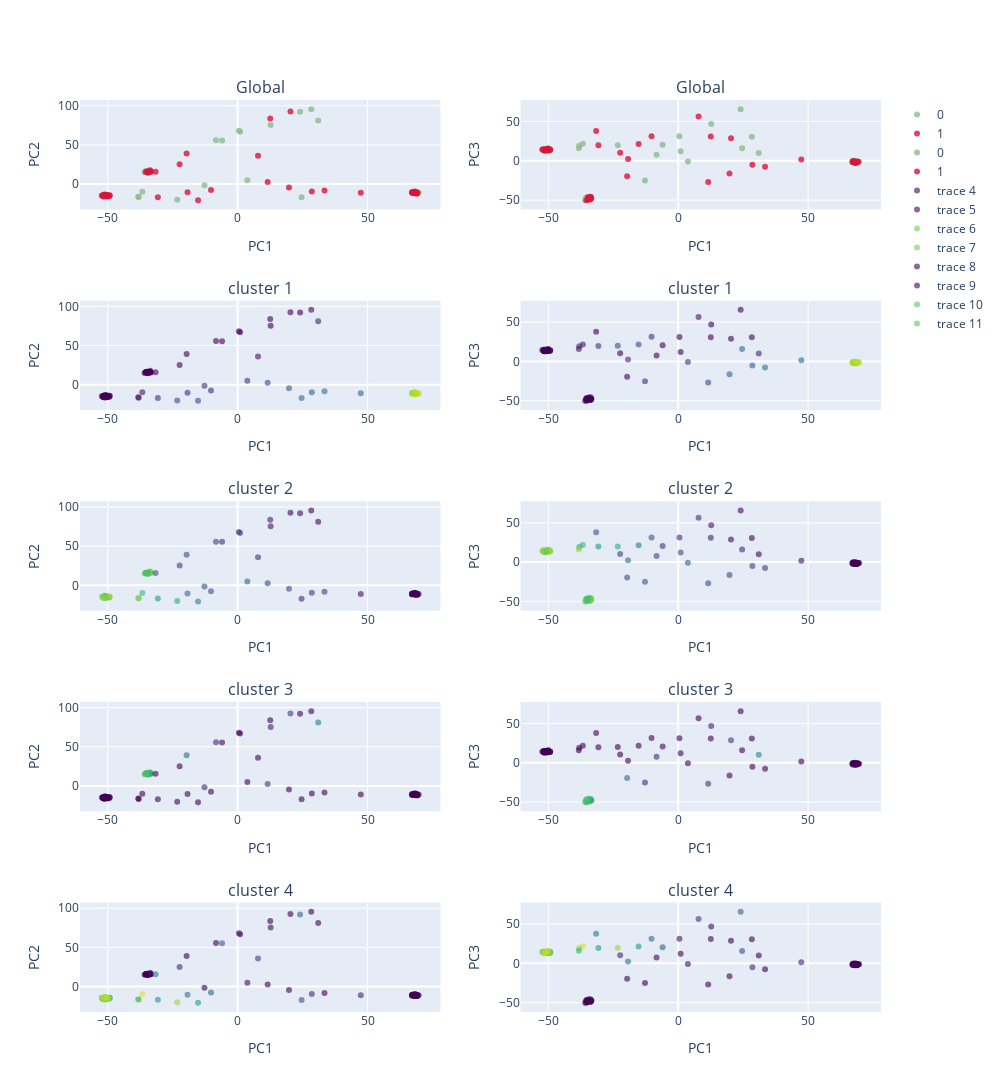

Write notebook code for a chart like this one.
### Code cell
from plotly import tools
from structure_tools.mstutorial_tools import KDE_pca

KDE_pca(feats= feats,Cameo= Cameo,label_vector= label_vector,Subset= Subset, 
       Col_vec= PCA_color_ref)

### Figure 1 — Plotly figure (JSON) as saved in the notebook; plotly's stock layout.template omitted (floating-point values rounded to 4 significant figures; data arrays with more than 128 entries replaced by an {"elided": "..."} marker saying what was removed)
{"data": [{"marker": {"color": "darkseagreen", "line": {"width": 0}, "opacity": 0.8, "size": 6, "symbol": "circle"}, "mode": "markers", "name": "0", "type": "scatter", "x": [-50.12, -50.19, -51.43, -51.61, -50.67, -49.35, -51.47, -50.62, -51.22, -51.3, -51.57, -50.28, -49.99, -50.8, -51.83, -51.13, -51.6, -51.82, -51.19, -50.72, -33.7, -34.23, -35.83, -33.4, -35.02, -34.35, -35.23, -35.07, -35.26, -35.47, 68.88, 68.48, 68.97, 68.32, 67.09, 67.91, 68.49, 68.53, 69.68, 68.55, 68.86, 67.27, 67.65, 68.76, 67.6, 68.11, 69.01, 69.24, 68.18, 68.54, 0.9393, 31.0, 12.7, 28.33, 24.04, -8.325, -12.78, 24.6, -6.001, 3.733, 0.4727, -23.26, -36.7, -38.1, -38.26], "xaxis": "x", "y": [-15.34, -14.34, -15.55, -15.74, -14.27, -14.62, -16.0, -14.32, -15.4, -14.54, -15.23, -15.22, -14.51, -14.61, -15.16, -16.16, -14.65, -14.56, -16.34, -13.81, 16.52, 15.07, 14.99, 15.61, 15.76, 16.36, 16.16, 16.45, 15.49, 15.7, -10.92, -11.32, -11.51, -11.07, -11.6, -11.57, -10.64, -10.84, -10.95, -11.29, -11.36, -11.24, -10.99, -10.35, -10.47, -10.38, -10.82, -11.71, -10.96, -10.79, 66.82, 81.1, 75.26, 95.47, 92.12, 55.72, -1.504, -17.01, 55.45, 4.935, 68.02, -20.09, -9.797, -16.67, -16.13], "yaxis": "y"}, {"marker": {"color": "crimson", "line": {"width": 0}, "opacity": 0.8, "size": 6, "symbol": "circle"}, "mode": "markers", "name": "1", "type": "scatter", "x": [-50.93, -51.79, -50.83, -51.28, -49.25, -50.85, -50.93, -51.26, -51.79, -50.08, -51.49, -50.14, -50.72, -50.06, -49.39, -52.31, -50.6, -51.51, -50.68, -50.17, -34.27, -33.56, -34.58, -33.96, -33.71, -34.69, -33.57, -34.63, -34.79, -35.32, 67.65, 69.12, 68.26, 68.31, 68.04, 68.0, 68.14, 67.64, 68.12, 67.45, 67.14, 68.36, 68.49, 67.13, 68.08, 69.12, 68.78, 68.08, 67.97, 68.96, 20.32, 11.54, -19.66, 12.54, 47.39, 7.837, 28.56, 33.43, 19.75, -22.35, -10.26, -19.3, -31.59, -30.72, -15.25], "xaxis": "x", "y": [-15.27, -15.58, -14.78, -13.39, -14.22, -14.35, -13.52, -15.02, -14.7, -15.06, -14.29, -15.9, -13.96, -15.06, -15.58, -14.64, -15.31, -15.72, -14.08, -13.96, 16.03, 15.7, 15.34, 15.88, 17.7, 15.03, 16.05, 14.44, 16.04, 15.77, -10.43, -11.97, -9.388, -11.87, -10.04, -10.84, -11.68, -11.21, -11.1, -10.68, -10.53, -10.24, -11.42, -10.66, -10.97, -11.04, -12.01, -11.47, -11.2, -11.25, 92.58, 2.54, 39.06, 83.69, -11.07, 35.95, -9.612, -8.332, -4.481, 25.15, -7.493, -10.38, 15.7, -16.9, -20.66], "yaxis": "y"}, {"marker": {"color": "darkseagreen", "line": {"width": 0}, "opacity": 0.8, "size": 6, "symbol": "circle"}, "mode": "markers", "name": "0", "type": "scatter", "x": [-50.12, -50.19, -51.43, -51.61, -50.67, -49.35, -51.47, -50.62, -51.22, -51.3, -51.57, -50.28, -49.99, -50.8, -51.83, -51.13, -51.6, -51.82, -51.19, -50.72, -33.7, -34.23, -35.83, -33.4, -35.02, -34.35, -35.23, -35.07, -35.26, -35.47, 68.88, 68.48, 68.97, 68.32, 67.09, 67.91, 68.49, 68.53, 69.68, 68.55, 68.86, 67.27, 67.65, 68.76, 67.6, 68.11, 69.01, 69.24, 68.18, 68.54, 0.9393, 31.0, 12.7, 28.33, 24.04, -8.325, -12.78, 24.6, -6.001, 3.733, 0.4727, -23.26, -36.7, -38.1, -38.26], "xaxis": "x2", "y": [14.47, 13.78, 13.69, 14.02, 13.08, 13.52, 13.1, 14.85, 14.01, 14.13, 12.96, 14.65, 13.26, 14.02, 14.01, 13.55, 15.1, 13.36, 14.09, 14.11, -49.0, -45.96, -50.07, -47.66, -47.33, -47.58, -48.91, -48.54, -46.64, -47.43, -2.412, -1.727, -1.804, -0.9743, -2.1, -2.111, -1.788, -1.414, -1.267, -0.752, -1.445, -1.058, -0.7982, -2.073, -2.093, -1.421, -1.358, -1.055, 0.06114, -1.229, 12.11, 10.02, 46.89, 30.72, 65.66, 7.601, -25.09, 15.87, 20.6, -0.734, 31.24, 19.88, 21.68, 19.19, 15.98], "yaxis": "y2"}, {"marker": {"color": "crimson", "line": {"width": 0}, "opacity": 0.8, "size": 6, "symbol": "circle"}, "mode": "markers", "name": "1", "type": "scatter", "x": [-50.93, -51.79, -50.83, -51.28, -49.25, -50.85, -50.93, -51.26, -51.79, -50.08, -51.49, -50.14, -50.72, -50.06, -49.39, -52.31, -50.6, -51.51, -50.68, -50.17, -34.27, -33.56, -34.58, -33.96, -33.71, -34.69, -33.57, -34.63, -34.79, -35.32, 67.65, 69.12, 68.26, 68.31, 68.04, 68.0, 68.14, 67.64, 68.12, 67.45, 67.14, 68.36, 68.49, 67.13, 68.08, 69.12, 68.78, 68.08, 67.97, 68.96, 20.32, 11.54, -19.66, 12.54, 47.39, 7.837, 28.56, 33.43, 19.75, -22.35, -10.26, -19.3, -31.59, -30.72, -15.25], "xaxis": "x2", "y": [13.64, 14.49, 14.0, 14.42, 14.4, 13.99, 12.98, 13.54, 13.6, 13.23, 13.34, 15.41, 14.28, 15.76, 13.65, 14.45, 14.28, 14.18, 14.36, 14.64, -48.15, -47.1, -47.89, -49.2, -45.69, -48.07, -47.98, -46.1, -49.25, -50.16, -1.954, -1.339, -1.477, -2.367, -2.477, -1.583, -1.323, -1.34, -1.994, -0.2605, -1.431, -1.957, -1.697, -0.6564, -1.337, -1.099, -1.743, -1.848, -1.133, -1.067, 28.77, -26.85, -19.5, 30.9, 1.575, 56.49, -5.097, -7.564, -16.28, 10.41, 31.37, 2.371, 37.85, 19.71, 21.47], "yaxis": "y2"}, {"marker": {"color": {"elided": "130 float values"}, "colorscale": [[0, "#440154"], [0.1111, "#482878"], [0.2222, "#3e4989"], [0.3333, "#31688e"], [0.4444, "#26828e"], [0.5556, "#1f9e89"], [0.6667, "#35b779"], [0.7778, "#6ece58"], [0.8889, "#b5de2b"], [1, "#fde725"]], "line": {"width": 0}, "opacity": 0.6, "size": 6, "symbol": "circle"}, "mode": "markers", "type": "scatter", "x": {"elided": "130 float values"}, "xaxis": "x3", "y": {"elided": "130 float values"}, "yaxis": "y3"}, {"marker": {"color": {"elided": "130 float values"}, "colorscale": [[0, "#440154"], [0.1111, "#482878"], [0.2222, "#3e4989"], [0.3333, "#31688e"], [0.4444, "#26828e"], [0.5556, "#1f9e89"], [0.6667, "#35b779"], [0.7778, "#6ece58"], [0.8889, "#b5de2b"], [1, "#fde725"]], "line": {"width": 0}, "opacity": 0.6, "size": 6, "symbol": "circle"}, "mode": "markers", "type": "scatter", "x": {"elided": "130 float values"}, "xaxis": "x4", "y": {"elided": "130 float values"}, "yaxis": "y4"}, {"marker": {"color": {"elided": "130 float values"}, "colorscale": [[0, "#440154"], [0.1111, "#482878"], [0.2222, "#3e4989"], [0.3333, "#31688e"], [0.4444, "#26828e"], [0.5556, "#1f9e89"], [0.6667, "#35b779"], [0.7778, "#6ece58"], [0.8889, "#b5de2b"], [1, "#fde725"]], "line": {"width": 0}, "opacity": 0.6, "size": 6, "symbol": "circle"}, "mode": "markers", "type": "scatter", "x": {"elided": "130 float values"}, "xaxis": "x5", "y": {"elided": "130 float values"}, "yaxis": "y5"}, {"marker": {"color": {"elided": "130 float values"}, "colorscale": [[0, "#440154"], [0.1111, "#482878"], [0.2222, "#3e4989"], [0.3333, "#31688e"], [0.4444, "#26828e"], [0.5556, "#1f9e89"], [0.6667, "#35b779"], [0.7778, "#6ece58"], [0.8889, "#b5de2b"], [1, "#fde725"]], "line": {"width": 0}, "opacity": 0.6, "size": 6, "symbol": "circle"}, "mode": "markers", "type": "scatter", "x": {"elided": "130 float values"}, "xaxis": "x6", "y": {"elided": "130 float values"}, "yaxis": "y6"}, {"marker": {"color": {"elided": "130 float values"}, "colorscale": [[0, "#440154"], [0.1111, "#482878"], [0.2222, "#3e4989"], [0.3333, "#31688e"], [0.4444, "#26828e"], [0.5556, "#1f9e89"], [0.6667, "#35b779"], [0.7778, "#6ece58"], [0.8889, "#b5de2b"], [1, "#fde725"]], "line": {"width": 0}, "opacity": 0.6, "size": 6, "symbol": "circle"}, "mode": "markers", "type": "scatter", "x": {"elided": "130 float values"}, "xaxis": "x7", "y": {"elided": "130 float values"}, "yaxis": "y7"}, {"marker": {"color": {"elided": "130 float values"}, "colorscale": [[0, "#440154"], [0.1111, "#482878"], [0.2222, "#3e4989"], [0.3333, "#31688e"], [0.4444, "#26828e"], [0.5556, "#1f9e89"], [0.6667, "#35b779"], [0.7778, "#6ece58"], [0.8889, "#b5de2b"], [1, "#fde725"]], "line": {"width": 0}, "opacity": 0.6, "size": 6, "symbol": "circle"}, "mode": "markers", "type": "scatter", "x": {"elided": "130 float values"}, "xaxis": "x8", "y": {"elided": "130 float values"}, "yaxis": "y8"}, {"marker": {"color": {"elided": "130 float values"}, "colorscale": [[0, "#440154"], [0.1111, "#482878"], [0.2222, "#3e4989"], [0.3333, "#31688e"], [0.4444, "#26828e"], [0.5556, "#1f9e89"], [0.6667, "#35b779"], [0.7778, "#6ece58"], [0.8889, "#b5de2b"], [1, "#fde725"]], "line": {"width": 0}, "opacity": 0.6, "size": 6, "symbol": "circle"}, "mode": "markers", "type": "scatter", "x": {"elided": "130 float values"}, "xaxis": "x9", "y": {"elided": "130 float values"}, "yaxis": "y9"}, {"marker": {"color": {"elided": "130 float values"}, "colorscale": [[0, "#440154"], [0.1111, "#482878"], [0.2222, "#3e4989"], [0.3333, "#31688e"], [0.4444, "#26828e"], [0.5556, "#1f9e89"], [0.6667, "#35b779"], [0.7778, "#6ece58"], [0.8889, "#b5de2b"], [1, "#fde725"]], "line": {"width": 0}, "opacity": 0.6, "size": 6, "symbol": "circle"}, "mode": "markers", "type": "scatter", "x": {"elided": "130 float values"}, "xaxis": "x10", "y": {"elided": "130 float values"}, "yaxis": "y10"}], "layout": {"annotations": [{"font": {"size": 16}, "showarrow": false, "text": "Global", "x": 0.225, "xanchor": "center", "xref": "paper", "y": 1, "yanchor": "bottom", "yref": "paper"}, {"font": {"size": 16}, "showarrow": false, "text": "Global", "x": 0.775, "xanchor": "center", "xref": "paper", "y": 1, "yanchor": "bottom", "yref": "paper"}, {"font": {"size": 16}, "showarrow": false, "text": "cluster 1", "x": 0.225, "xanchor": "center", "xref": "paper", "y": 0.78, "yanchor": "bottom", "yref": "paper"}, {"font": {"size": 16}, "showarrow": false, "text": "cluster 1", "x": 0.775, "xanchor": "center", "xref": "paper", "y": 0.78, "yanchor": "bottom", "yref": "paper"}, {"font": {"size": 16}, "showarrow": false, "text": "cluster 2", "x": 0.225, "xanchor": "center", "xref": "paper", "y": 0.56, "yanchor": "bottom", "yref": "paper"}, {"font": {"size": 16}, "showarrow": false, "text": "cluster 2", "x": 0.775, "xanchor": "center", "xref": "paper", "y": 0.56, "yanchor": "bottom", "yref": "paper"}, {"font": {"size": 16}, "showarrow": false, "text": "cluster 3", "x": 0.225, "xanchor": "center", "xref": "paper", "y": 0.34, "yanchor": "bottom", "yref": "paper"}, {"font": {"size": 16}, "showarrow": false, "text": "cluster 3", "x": 0.775, "xanchor": "center", "xref": "paper", "y": 0.34, "yanchor": "bottom", "yref": "paper"}, {"font": {"size": 16}, "showarrow": false, "text": "cluster 4", "x": 0.225, "xanchor": "center", "xref": "paper", "y": 0.12, "yanchor": "bottom", "yref": "paper"}, {"font": {"size": 16}, "showarrow": false, "text": "cluster 4", "x": 0.775, "xanchor": "center", "xref": "paper", "y": 0.12, "yanchor": "bottom", "yref": "paper"}], "height": 2000, "width": 1000, "xaxis": {"anchor": "y", "domain": [0, 0.45], "title": {"text": "PC1"}}, "xaxis10": {"anchor": "y10", "domain": [0.55, 1], "title": {"text": "PC1"}}, "xaxis2": {"anchor": "y2", "domain": [0.55, 1], "title": {"text": "PC1"}}, "xaxis3": {"anchor": "y3", "domain": [0, 0.45], "title": {"text": "PC1"}}, "xaxis4": {"anchor": "y4", "domain": [0.55, 1], "title": {"text": "PC1"}}, "xaxis5": {"anchor": "y5", "domain": [0, 0.45], "title": {"text": "PC1"}}, "xaxis6": {"anchor": "y6", "domain": [0.55, 1], "title": {"text": "PC1"}}, "xaxis7": {"anchor": "y7", "domain": [0, 0.45], "title": {"text": "PC1"}}, "xaxis8": {"anchor": "y8", "domain": [0.55, 1], "title": {"text": "PC1"}}, "xaxis9": {"anchor": "y9", "domain": [0, 0.45], "title": {"text": "PC1"}}, "yaxis": {"anchor": "x", "domain": [0.88, 1], "title": {"text": "PC2"}}, "yaxis10": {"anchor": "x10", "domain": [0, 0.12], "title": {"text": "PC3"}}, "yaxis2": {"anchor": "x2", "domain": [0.88, 1], "title": {"text": "PC3"}}, "yaxis3": {"anchor": "x3", "domain": [0.66, 0.78], "title": {"text": "PC2"}}, "yaxis4": {"anchor": "x4", "domain": [0.66, 0.78], "title": {"text": "PC3"}}, "yaxis5": {"anchor": "x5", "domain": [0.44, 0.56], "title": {"text": "PC2"}}, "yaxis6": {"anchor": "x6", "domain": [0.44, 0.56], "title": {"text": "PC3"}}, "yaxis7": {"anchor": "x7", "domain": [0.22, 0.34], "title": {"text": "PC2"}}, "yaxis8": {"anchor": "x8", "domain": [0.22, 0.34], "title": {"text": "PC3"}}, "yaxis9": {"anchor": "x9", "domain": [0, 0.12], "title": {"text": "PC2"}}}}
